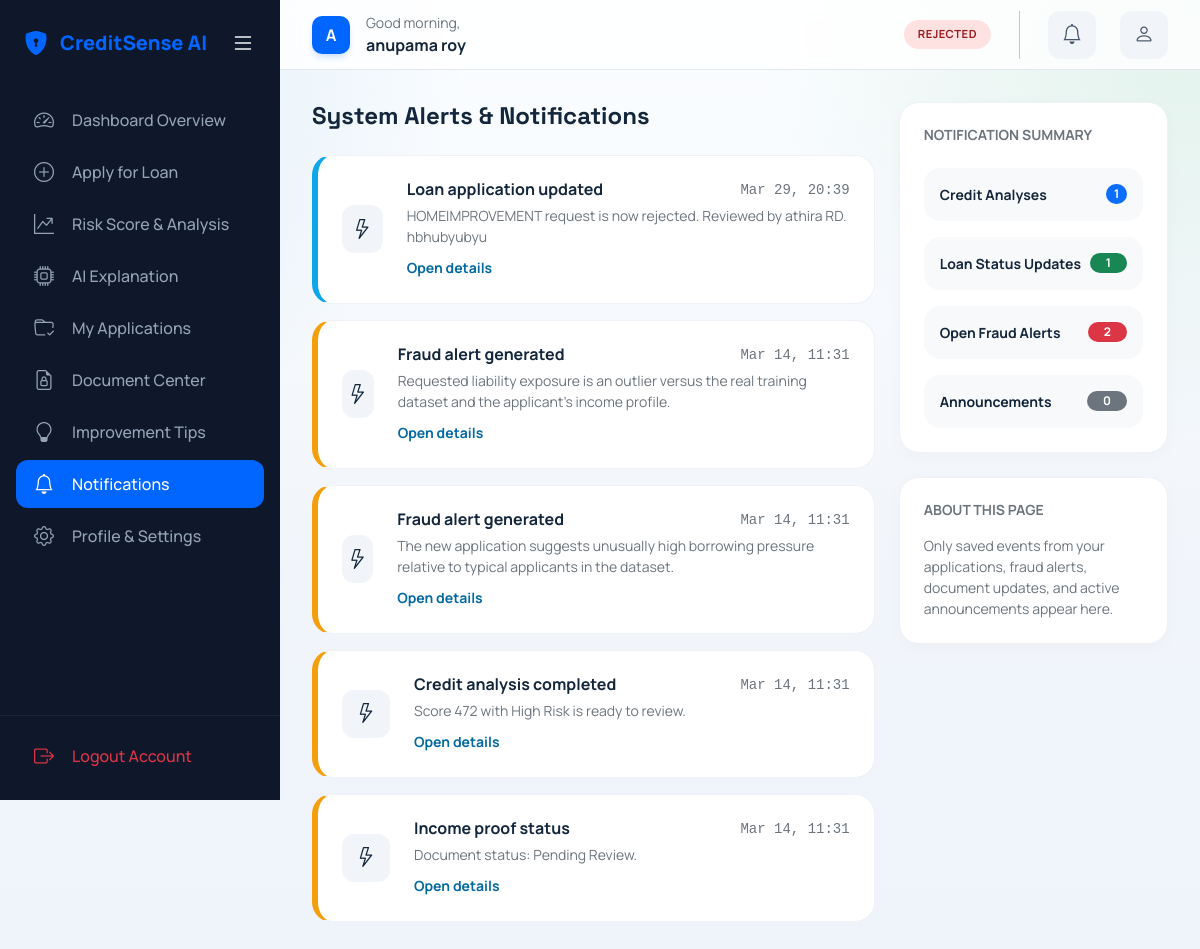
Page /user/notifications/ (signed in) on the committed database.
### users/models.py (models this page shows, shortened)
class CustomUser(AbstractUser):
    ROLE_CHOICES = (
        ("USER", "User"),
        ("BANK_OFFICER", "Bank Officer"),
        ("ADMIN", "Admin"),
    )
    role = models.CharField(max_length=20, choices=ROLE_CHOICES, default="USER")
    phone_number = models.CharField(max_length=15, blank=True, null=True)
    pan_number = models.CharField(max_length=10, blank=True, null=True, unique=True)
    is_verified = models.BooleanField(default=False)
    profile_picture = models.ImageField(upload_to="profile_pics/", blank=True, null=True)

class FinancialProfile(models.Model):
    HOME_OWNERSHIP_CHOICES = (
        ("RENT", "Rent"),
        ("OWN", "Own"),
        ("MORTGAGE", "Mortgage"),
        ("OTHER", "Other"),
    )
    DEFAULT_HISTORY_CHOICES = (("Y", "Yes"), ("N", "No"))
    INCOME_PROOF_STATUS_CHOICES = (
        ("NOT_SUBMITTED", "Not Submitted"),
        ("PENDING", "Pending Review"),
        ("VERIFIED", "Verified"),
        ("REJECTED", "Rejected"),
    )
    user = models.OneToOneField(
        CustomUser,
        on_delete=models.CASCADE,
        related_name="financial_profile",
    )
    person_age = models.IntegerField(help_text="Age of the applicant")
    person_income = models.FloatField(help_text="Annual income of the applicant")
    person_home_ownership = models.CharField(
        max_length=20,
        choices=HOME_OWNERSHIP_CHOICES,
        help_text="e.g. RENT, OWN, MORTGAGE",
    )
    person_emp_length = models.FloatField(help_text="Employment length in years")
    cb_person_cred_hist_length = models.IntegerField(
        help_text="Credit history length in years"
    )
    cb_person_default_on_file = models.CharField(
        max_length=1,
        choices=DEFAULT_HISTORY_CHOICES,
        help_text="Historical default Y/N",
    )
    salary_slip = models.FileField(
        upload_to=salary_slip_upload_path,
        blank=True,
        null=True,
        help_text="Salary slip or income proof document uploaded by the applicant",
    )
    income_proof_status = models.CharField(
        max_length=20,
        choices=INCOME_PROOF_STATUS_CHOICES,
        default="NOT_SUBMITTED",
    )
    income_proof_uploaded_at = models.DateTimeField(null=True, blank=True)
    updated_at = models.DateTimeField(auto_now=True, null=True, blank=True)
    @property
    def income_proof_filename(self):
        if not self.salary_slip:
            return ""
        return Path(self.salary_slip.name).name

### credit_prediction/models.py (models this page shows, shortened)
class LoanApplication(models.Model):
    LOAN_INTENT_CHOICES = (
        ("PERSONAL", "Personal"),
        ("EDUCATION", "Education"),
        ("MEDICAL", "Medical"),
        ("VENTURE", "Venture"),
        ("HOMEIMPROVEMENT", "Home Improvement"),
        ("DEBTCONSOLIDATION", "Debt Consolidation"),
    )
    LOAN_GRADE_CHOICES = tuple((grade, grade) for grade in "ABCDEFG")
    STATUS_CHOICES = (
        ("PENDING", "Pending"),
        ("APPROVED", "Approved"),
        ("REJECTED", "Rejected"),
        ("VERIFICATION_REQUIRED", "Verification Required"),
    )
    user = models.ForeignKey(
        CustomUser,
        on_delete=models.CASCADE,
        related_name="loan_applications",
    )
    loan_intent = models.CharField(
        max_length=50,
        choices=LOAN_INTENT_CHOICES,
        help_text="Purpose of the loan",
    )
    loan_grade = models.CharField(
        max_length=5,
        choices=LOAN_GRADE_CHOICES,
        help_text="Assigned loan grade",
    )
    loan_amnt = models.FloatField(help_text="Requested loan amount")
    loan_int_rate = models.FloatField(help_text="Applied interest rate")
    loan_percent_income = models.FloatField(
        help_text="Loan amount as a percentage of annual income"
    )
    status = models.CharField(max_length=32, choices=STATUS_CHOICES, default="PENDING")
    is_flagged_by_officer = models.BooleanField(default=False)
    reviewed_by = models.ForeignKey(
        CustomUser,
        on_delete=models.SET_NULL,
        null=True,
        blank=True,
        related_name="reviewed_loans",
        limit_choices_to={"role": "BANK_OFFICER"},
    )
    decision_notes = models.TextField(blank=True, default="")
    reviewed_at = models.DateTimeField(null=True, blank=True)
    created_at = models.DateTimeField(auto_now_add=True)

class FraudAlert(models.Model):
    ALERT_TYPE_LABEL_ALIASES = {
        "Unusual transactions": "High liability exposure",
    }
    SEVERITY_CHOICES = (
        ("LOW", "Low"),
        ("MEDIUM", "Medium"),
        ("HIGH", "High"),
        ("CRITICAL", "Critical"),
    )
    user = models.ForeignKey(
        CustomUser,
        on_delete=models.CASCADE,
        related_name="fraud_alerts",
    )
    application = models.ForeignKey(
        LoanApplication,
        on_delete=models.CASCADE,
        null=True,
        blank=True,
        related_name="associated_alerts",
    )
    alert_type = models.CharField(
        max_length=100,
        help_text="E.g., Abnormal spending behavior, Multiple applications",
    )
    severity = models.CharField(
        max_length=20,
        choices=SEVERITY_CHOICES,
        help_text="Low, Medium, High, Critical",
    )
    description = models.TextField()
    recommended_action = models.CharField(max_length=255, blank=True, default="")
    resolved = models.BooleanField(default=False)
    detected_at = models.DateTimeField(auto_now_add=True)

class CreditPrediction(models.Model):
    application = models.OneToOneField(
        LoanApplication,
        on_delete=models.CASCADE,
        related_name="prediction",
    )
    risk_probability = models.FloatField(help_text="Float precision of default probability")
    credit_score = models.IntegerField(help_text="Translated 300-850 Credit Score")
    risk_category = models.CharField(max_length=20, help_text="Low Risk, Medium Risk, High Risk")
    shap_explanations = models.JSONField(default=dict)
    lime_explanations = models.JSONField(default=dict, blank=True)
    feature_payload = models.JSONField(default=dict, blank=True)
    model_name = models.CharField(max_length=120, default="CreditSense Ensemble")
    model_version = models.CharField(max_length=40, default="v1")
    created_at = models.DateTimeField(auto_now_add=True)

### users/views.py (the view)
# urls.py: path("notifications/", views.notifications, name="notifications"),
@role_required("USER")
def notifications(request):
    financial_profile = getattr(request.user, "financial_profile", None)
    prediction_notifications = list(_prediction_queryset(request.user)[:6])
    application_updates = list(
        _application_queryset(request.user).exclude(status="PENDING")[:6]
    )
    fraud_notifications = list(
        request.user.fraud_alerts.select_related("application").filter(resolved=False)[:6]
    )
    announcements = list(
        SystemAnnouncement.objects.filter(is_active=True).filter(
        Q(audience="ALL") | Q(audience="USER")
    )[:6]
    )
    notification_feed = _dashboard_notifications(request.user, financial_profile)
    return render(
        request,
        "users/notifications.html",
        _user_context(
            "notifications",
            prediction_notifications=prediction_notifications,
            application_updates=application_updates,
            fraud_notifications=fraud_notifications,
            announcements=announcements,
            notification_feed=notification_feed,
            prediction_notification_count=len(prediction_notifications),
            application_update_count=len(application_updates),
            fraud_notification_count=len(fraud_notifications),
            announcement_count=len(announcements),
            document_status=_document_status(financial_profile),
        ),
    )

### templates/users/notifications.html (shortened to what this page needs)
{% extends 'users/base.html' %}
{% load static %}
{% load display_formatters %}
{% block user_content %}
<div class="row g-4 mb-5">
    <div class="col-lg-8">
        <h4 class="fw-bold mb-4">System Alerts & Notifications</h4>
        <div class="vstack">
            {% for item in notification_feed %}
                <div class="notification-item {% if 'risk' in item.title|lower or 'reject' in item.title|lower %}notif-critical{% elif 'approve' in item.title|lower %}notif-success{% elif 'update' in item.title|lower %}notif-info{% else %}notif-warning{% endif %}">
                    <div class="d-flex gap-4 align-items-center">
                        <div class="notif-icon">
                            <i class="bi bi-{% if 'risk' in item.title|lower %}shield-exclamation{% elif 'approve' in item.title|lower %}patch-check{% elif 'document' in item.title|lower %}file-earmark{% else %}lightning{% endif %}"></i>
                        </div>
                        <div class="flex-grow-1">
                            <div class="d-flex justify-content-between align-items-start mb-1">
                                <h6 class="fw-bold mb-0">{{ item.title }}</h6>
                                <span class="text-secondary small font-monospace">{{ item.timestamp|date:"M d, H:i" }}</span>
                            </div>
                            <p class="text-secondary small mb-2">{{ item.detail|truncatewords:40 }}</p>
                            <a class="small fw-bold text-decoration-none" href="{{ item.link }}">Open details</a>
                        </div>
                    </div>
                </div>
            {% empty %}
                <div class="saas-card text-center py-5">
                    <div class="opacity-25 mb-3"><i class="bi bi-bell-slash fs-1"></i></div>
                    <h6 class="fw-bold text-secondary">No current notifications to display.</h6>
                </div>
            {% endfor %}
        </div>
    </div>
    <div class="col-lg-4">
        <div class="saas-card mb-4">
            <h6 class="text-secondary fw-bold text-uppercase small mb-4">Notification Summary</h6>
            <div class="vstack gap-3">
                 <div class="d-flex justify-content-between align-items-center p-3 bg-light rounded-4">
                     <span class="small fw-bold">Credit Analyses</span>
                     <span class="badge bg-primary rounded-pill">{{ prediction_notification_count }}</span>
                 </div>
                 <div class="d-flex justify-content-between align-items-center p-3 bg-light rounded-4">
                     <span class="small fw-bold">Loan Status Updates</span>
                     <span class="badge bg-success rounded-pill px-3">{{ application_update_count }}</span>
                 </div>
                 <div class="d-flex justify-content-between align-items-center p-3 bg-light rounded-4">
                     <span class="small fw-bold">Open Fraud Alerts</span>
                     <span class="badge bg-danger rounded-pill px-3">{{ fraud_notification_count }}</span>
                 </div>
                 <div class="d-flex justify-content-between align-items-center p-3 bg-light rounded-4">
                     <span class="small fw-bold">Announcements</span>
                     <span class="badge bg-secondary rounded-pill px-3">{{ announcement_count }}</span>
                 </div>
            </div>
        </div>
        <div class="saas-card">
            <h6 class="text-secondary fw-bold text-uppercase small mb-3">About This Page</h6>
            <p class="small text-secondary mb-0">Only saved events from your applications, fraud alerts, document updates, and active announcements appear here.</p>
        </div>
    </div>
</div>
{% endblock %}

### templates/users/base.html (shortened to what this page needs)
{% extends 'base/base.html' %}
{% load static %}
{% load display_formatters %}
{% block main_wrapper %}
<aside class="dashboard-sidebar" id="mainSidebar">
    <div class="sidebar-header">
        <a href="{% url 'landing' %}" class="sidebar-brand">
            <i class="bi bi-shield-lock-fill"></i>
            <span>CreditSense AI</span>
        </a>
        <button class="btn btn-link text-white p-0 d-none d-lg-block" onclick="toggleSidebar()">
            <i class="bi bi-list fs-4"></i>
        </button>
    </div>
    <nav class="sidebar-nav">
        <a href="{% url 'users:dashboard' %}" class="nav-link-saas {% if user_section == 'dashboard' %}active{% endif %}">
            <i class="bi bi-speedometer2"></i> <span class="nav-label">Dashboard Overview</span>
        </a>
        <a href="{% url 'users:financial-data' %}" class="nav-link-saas {% if user_section == 'financial-data' %}active{% endif %}">
            <i class="bi bi-plus-circle"></i> <span class="nav-label">Apply for Loan</span>
        </a>
        <a href="{% url 'users:credit-score' %}" class="nav-link-saas {% if user_section == 'credit-score' %}active{% endif %}">
            <i class="bi bi-graph-up-arrow"></i> <span class="nav-label">Risk Score & Analysis</span>
        </a>
        <a href="{% url 'users:explanation' %}" class="nav-link-saas {% if user_section == 'explanation' %}active{% endif %}">
            <i class="bi bi-cpu"></i> <span class="nav-label">AI Explanation</span>
        </a>
        <a href="{% url 'users:history' %}" class="nav-link-saas {% if user_section == 'history' %}active{% endif %}">
            <i class="bi bi-folder-check"></i> <span class="nav-label">My Applications</span>
        </a>
        <a href="{% url 'users:documents' %}" class="nav-link-saas {% if user_section == 'documents' %}active{% endif %}">
            <i class="bi bi-file-earmark-lock"></i> <span class="nav-label">Document Center</span>
        </a>
        <a href="{% url 'users:improvements' %}" class="nav-link-saas {% if user_section == 'improvements' %}active{% endif %}">
            <i class="bi bi-lightbulb"></i> <span class="nav-label">Improvement Tips</span>
        </a>
        <a href="{% url 'users:notifications' %}" class="nav-link-saas {% if user_section == 'notifications' %}active{% endif %}">
            <i class="bi bi-bell"></i> <span class="nav-label">Notifications</span>
        </a>
        <a href="{% url 'users:profile' %}" class="nav-link-saas {% if user_section == 'profile' %}active{% endif %}">
            <i class="bi bi-gear"></i> <span class="nav-label">Profile & Settings</span>
        </a>
    </nav>
    <div class="sidebar-footer">
        <a href="{% url 'logout' %}" class="nav-link-saas text-danger border-0">
            <i class="bi bi-box-arrow-right"></i> <span class="nav-label">Logout Account</span>
        </a>
    </div>
</aside>
<main class="dashboard-main">
    <header class="dashboard-topbar">
        <div class="topbar-left d-flex align-items-center gap-3">
            <div class="user-avatar overflow-hidden">
                {% if request.user.profile_picture %}
                    <img src="{{ request.user.profile_picture.url }}" class="w-100 h-100 object-fit-cover" alt="Avatar">
                {% else %}
                    {{ request.user.username|make_list|first|upper }}
                {% endif %}
            </div>
            <div>
                <span class="text-secondary small d-block">Good morning,</span>
                <span class="fw-bold">{{ request.user.get_full_name|default:request.user.username }}</span>
            </div>
        </div>
        <div class="topbar-right d-flex align-items-center gap-4">
            {% with latest_app=request.user.loan_applications.first %}
                {% if latest_app %}
                    <span class="status-badge {% if latest_app.status == 'APPROVED' %}status-approved{% elif latest_app.status == 'REJECTED' %}status-rejected{% else %}status-pending{% endif %}">
                        {{ latest_app.get_status_display }}
                    </span>
                {% else %}
                    <span class="status-badge status-pending">No Applications Yet</span>
                {% endif %}
            {% endwith %}
            <a href="{% url 'users:notifications' %}" class="quick-action-btn position-relative">
                <i class="bi bi-bell fs-5"></i>
            </a>
            <a href="{% url 'users:profile' %}" class="quick-action-btn">
                <i class="bi bi-person fs-5"></i>
            </a>
        </div>
    </header>
    <div class="dashboard-content">
        {% block user_content %}{% endblock %}
    </div>
</main>
{% endblock %}

### rows in the picture
CustomUser: user.username|make_list "A", user.get_full_name "anupama roy"
LoanApplication: status "REJECTED", timestamp "Mar 29, 20:39"
FraudAlert: timestamp "Mar 14, 11:31", detail "Requested liability exposure is an outlier versus the real training dataset and the applicant's income profile."
FraudAlert: timestamp "Mar 14, 11:31", detail "The new application suggests unusually high borrowing pressure relative to typical applicants in the dataset."
CreditPrediction: timestamp "Mar 14, 11:31"
FinancialProfile: timestamp "Mar 14, 11:31"

### other values in the picture
{{ item.title }} "Loan application updated" "Fraud alert generated" "Fraud alert generated" "Credit analysis completed" "Income proof status"
{{ item.detail|truncatewords:40 }} "HOMEIMPROVEMENT request is now rejected. Reviewed by athira RD. hbhubyubyu" "Score 472 with High Risk is ready to review." "Document status: Pending Review."
{{ prediction_notification_count }} "1"
{{ application_update_count }} "1"
{{ fraud_notification_count }} "2"
{{ announcement_count }} "0"
